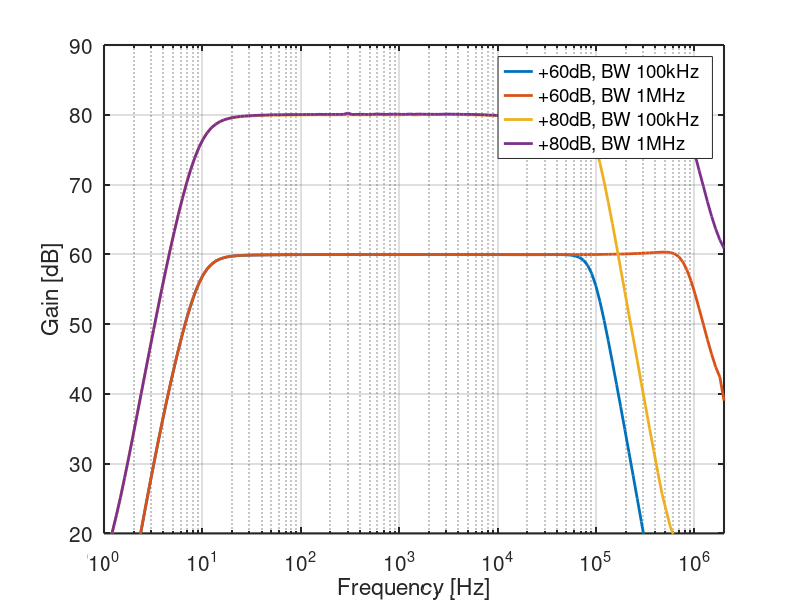

Write the MATLAB code that produced this figure.
clear;close all;
meas2 = csvread('LNA_+60dB_BW1MHz.csv',16,0);
meas4 = csvread('LNA_+80dB_BW1MHz.csv',16,0);
meas1 = csvread('LNA_+60dB_BW100kHz.csv',16,0);
meas3 = csvread('LNA_+80dB_BW100kHz.csv',16,0);

figure(1);
semilogx(meas1(:,1),meas1(:,2)+60,'LineWidth',2.0);
hold on;
grid on;
semilogx(meas2(:,1),meas2(:,2)+60,'LineWidth',2.0);
semilogx(meas3(:,1),meas3(:,2)+60,'LineWidth',2.0);
semilogx(meas4(:,1),meas4(:,2)+60,'LineWidth',2.0);
xlabel('Frequency [Hz]');
ylabel('Gain [dB]');
legend('+60dB, BW 100kHz','+60dB, BW 1MHz','+80dB, BW 100kHz','+80dB, BW 1MHz');
ylim([20 90]);
xlim([1 2e6]);
set(gca,'FontSize',15);
set(gca,'LineWidth',1.5);